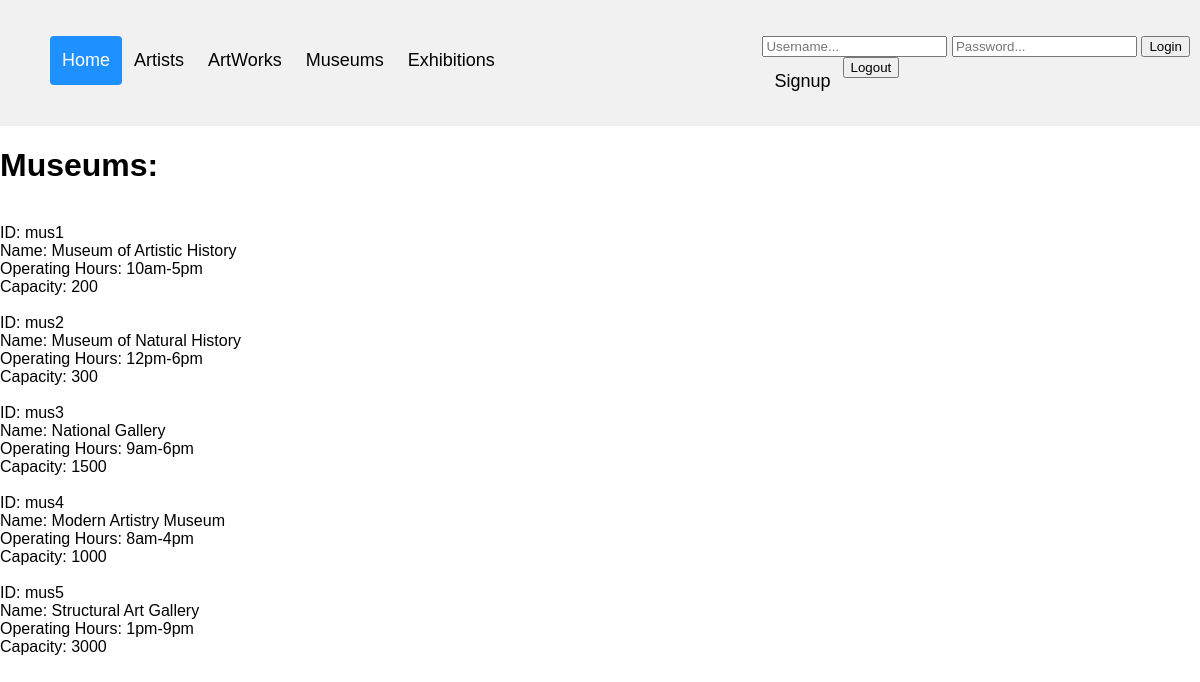
The page /museum.php on the database its author committed.
### tables this page shows
CREATE TABLE Museum (
	mID CHAR(100) PRIMARY KEY,
	name CHAR(50), 
	opHrs CHAR(30),
	Capacity INTEGER);

### museum.php (the view, shortened to what this page needs)
<?php
    require 'header.php';
?>
<!DOCTYPE html>
<html>
<head>
<head>
<body>
    <h1>Museums:</h1>
	<?php
        $conn = OpenCon();
        $sql = "SELECT * FROM Museum;";
        $result = $conn->query($sql);
        $resultCheck = mysqli_num_rows($result);
        echo "<br>";
        if ($resultCheck > 0) {
            while ($row = mysqli_fetch_assoc($result)) {
                echo "ID: {$row['mID']} <br>
                    Name: {$row['name']} <br>
                    Operating Hours: {$row['opHrs']} <br>
                    Capacity: {$row['Capacity']}";
                echo "<br> <br>";
            }
        }
	?>
</body>
</html>

### style.css (style rules this page uses)
body { margin: 0; font-family: Arial, Helvetica, sans-serif; }

### rows shown on the page
museum: mID "mus1", name "Museum of Artistic History", opHrs "10am-5pm", Capacity "200"
museum: mID "mus2", name "Museum of Natural History", opHrs "12pm-6pm", Capacity "300"
museum: mID "mus3", name "National Gallery", opHrs "9am-6pm", Capacity "1500"
museum: mID "mus4", name "Modern Artistry Museum", opHrs "8am-4pm", Capacity "1000"
museum: mID "mus5", name "Structural Art Gallery", opHrs "1pm-9pm", Capacity "3000"
